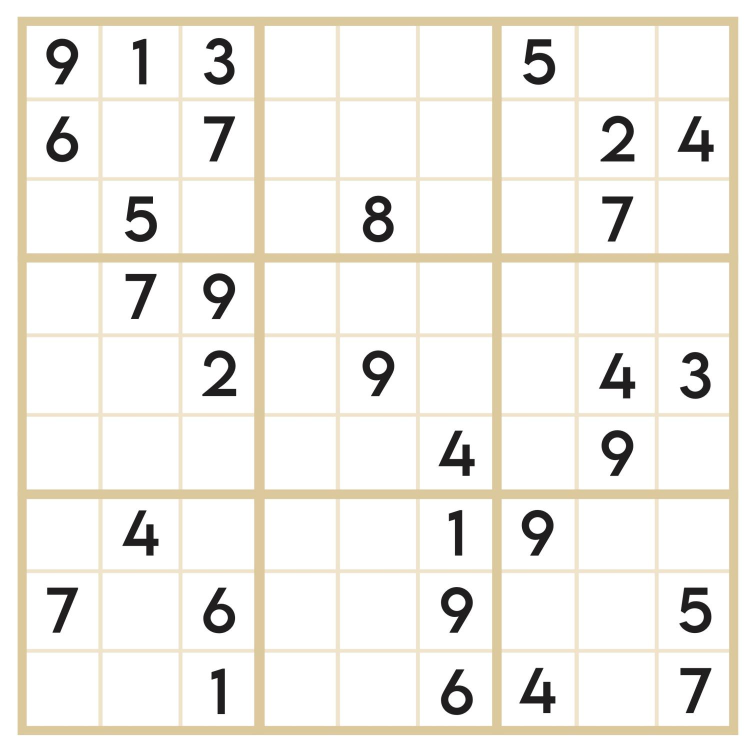
#> input picture sudoku.jpg, 1501 x 1501 px (shown at 1/2 size)
$ python sudoku.py
#> lines starting #> are read from the running program, lines starting #| are printed output that depends on the picture; after the words box and inside, x2 and y2 are one past the last pixel; in counts of white or black regions, pixels touching at a corner belong together
# -*- coding: utf-8 -*-
"""
Created on Thu Aug 22 14:57:32 2024

@author: gaspa
"""

import cv2
import numpy as np

def preprocess_image(image_path):
    # Load the image in grayscale
    image = cv2.imread(image_path, cv2.IMREAD_GRAYSCALE)

    # Apply Gaussian blur to reduce noise and improve edge detection
    blurred = cv2.GaussianBlur(image, (7, 7), 3)

    # Use adaptive thresholding to binarize the image
    thresh = cv2.adaptiveThreshold(blurred, 255, cv2.ADAPTIVE_THRESH_GAUSSIAN_C,
                                   cv2.THRESH_BINARY_INV, 11, 2)

    # Optionally, use morphology to make the digits more distinct
    kernel = np.array([[0, 1, 0],
                       [1, 1, 1],
                       [0, 1, 0]], dtype=np.uint8)
    thresh = cv2.morphologyEx(thresh, cv2.MORPH_CLOSE, kernel)

    return thresh


def extract_grid(thresh):
    # Find contours
    contours, _ = cv2.findContours(thresh, cv2.RETR_EXTERNAL, cv2.CHAIN_APPROX_SIMPLE)

    # Find the largest contour (should be the Sudoku grid)
    largest_contour = max(contours, key=cv2.contourArea)

    # Approximate the contour to a polygon and get bounding box
    peri = cv2.arcLength(largest_contour, True)
    approx = cv2.approxPolyDP(largest_contour, 0.02 * peri, True)

    # If our approximated contour has four points, we can assume it's a square
    if len(approx) == 4:
        points = approx.reshape(4, 2)

    return points

def perspective_transform(image, points):
    # Points should be ordered top-left, top-right, bottom-right, bottom-left
    rect = order_points(points)

    (tl, tr, br, bl) = rect

    # Compute the width and height of the new image
    widthA = np.sqrt(((br[0] - bl[0]) ** 2) + ((br[1] - bl[1]) ** 2))
    widthB = np.sqrt(((tr[0] - tl[0]) ** 2) + ((tr[1] - tl[1]) ** 2))
    maxWidth = max(int(widthA), int(widthB))

    heightA = np.sqrt(((tr[0] - br[0]) ** 2) + ((tr[1] - br[1]) ** 2))
    heightB = np.sqrt(((tl[0] - bl[0]) ** 2) + ((tl[1] - bl[1]) ** 2))
    maxHeight = max(int(heightA), int(heightB))

    # Destination points are a straight top-down view of the grid
    dst = np.array([
        [0, 0],
        [maxWidth - 1, 0],
        [maxWidth - 1, maxHeight - 1],
        [0, maxHeight - 1]], dtype="float32")

    # Compute the perspective transform matrix and apply it
    M = cv2.getPerspectiveTransform(rect, dst)
    warped = cv2.warpPerspective(image, M, (maxWidth, maxHeight))

    return warped

def order_points(pts):
    # Order points based on their x and y coordinates
    rect = np.zeros((4, 2), dtype="float32")
    s = pts.sum(axis=1)
    rect[0] = pts[np.argmin(s)]
    rect[2] = pts[np.argmax(s)]

    diff = np.diff(pts, axis=1)
    rect[1] = pts[np.argmin(diff)]
    rect[3] = pts[np.argmax(diff)]

    return rect

import pytesseract

def extract_digits(grid_image):
    cells = []
    size = grid_image.shape[0] // 9

    for i in range(9):
        row = []
        for j in range(9):
            x, y = j * size, i * size
            cell = grid_image[y:y+size, x:x+size]

            # Show the cell image for debugging
            #cv2.imshow(f'Cell ({i},{j})', cell)
            #cv2.waitKey(0)  # Press any key to close the image window

            digit = extract_digit(cell)
            row.append(digit)
        cells.append(row)

    #cv2.destroyAllWindows()
    return cells


# [39 lines left out: functions is_valid, solve_sudoku, print_board, not called in this run]


def extract_digit(cell):
    # Convert the cell to grayscale if it's not already
    if len(cell.shape) > 2:
        cell = cv2.cvtColor(cell, cv2.COLOR_BGR2GRAY)

    # Resize the cell image to ensure Tesseract works well
    cell = cv2.resize(cell, (32, 32))

    # Apply thresholding to get a binary image
    cell = cv2.threshold(cell, 0, 255, cv2.THRESH_BINARY_INV | cv2.THRESH_OTSU)[1]

    # Use OCR to extract the digit from the cell
    text = pytesseract.image_to_string(cell, config='--psm 10 --oem 3 -c tessedit_char_whitelist=0123456789')

    # Clean the OCR output by removing any non-digit characters
    text = text.strip().replace("\n", "")

    print(f'reading row: "{text}"')

    # Check if the cleaned text is a digit
    return int(text) if text.isdigit() else 0

import random

# [28 lines left out: function print_board_with_hint, not called in this run]

def solve_sudoku_from_image(image_path):
    thresh = preprocess_image(image_path)
#> in preprocess_image, `image = cv2.imread(image_path, cv2.IMREAD_GRAYSCALE)`:
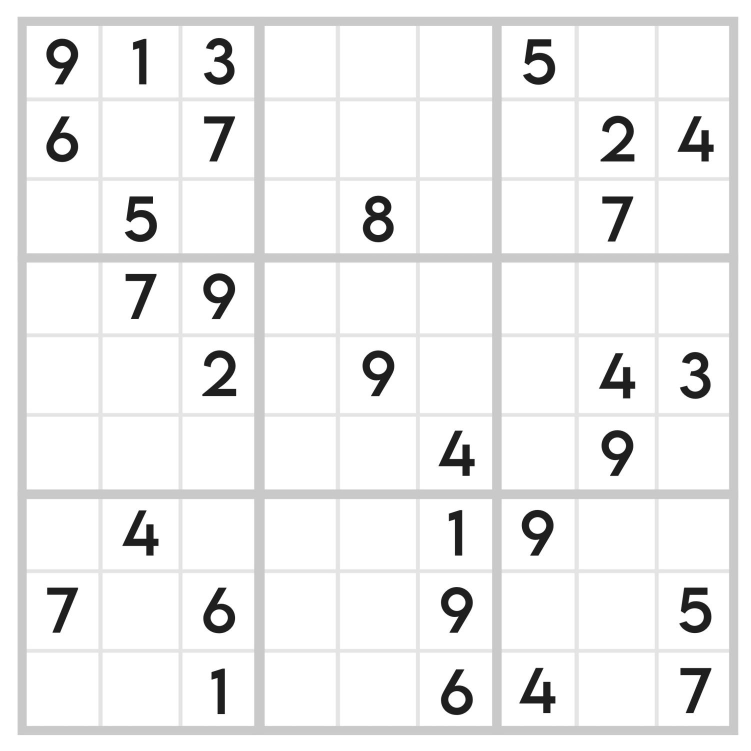
#> image: shape (1501, 1501) (shown at 1/2 size); min 0, max 255, mean 240.9
#> in preprocess_image, `thresh = cv2.adaptiveThreshold(blurred, 255, cv2.ADAPTIVE_THRESH_GAUSS..`:
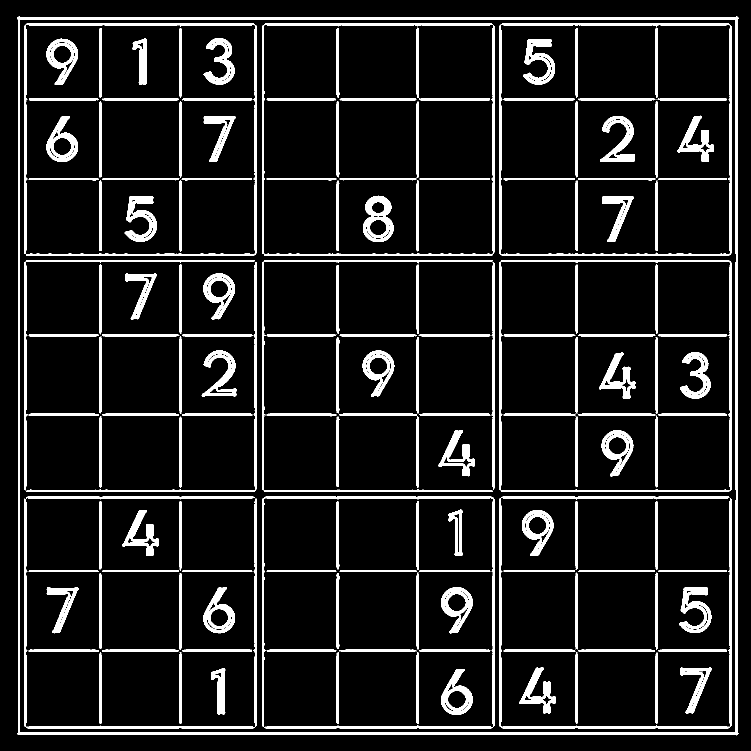
#> thresh: shape (1501, 1501) (shown at 1/2 size); 10.5% white; 169 white regions (11 under 20 px), largest, box (x1, y1, x2, y2) and area: (35, 33, 1477, 1471) 27122, (998, 47, 1463, 512) 7752, (524, 993, 989, 1457) 7693
#> in preprocess_image, `thresh = cv2.morphologyEx(thresh, cv2.MORPH_CLOSE, kernel)`: thresh: shape (1501, 1501); 10.7% white; 152 white regions (4 under 20 px)
    points = extract_grid(thresh)
#> in extract_grid, `contours, _ = cv2.findContours(thresh, cv2.RETR_EXTERNAL, cv2.CHAIN_AP..`: contours = 1 contour; box (x1, y1, x2, y2) and area: (35, 33, 1477, 1471) 2064886
#> in extract_grid, `largest_contour = max(contours, key=cv2.contourArea)`: largest_contour = contour of 82 points, box (x1, y1, x2, y2) (35, 33, 1477, 1471), area 2064886
#> in extract_grid, `peri = cv2.arcLength(largest_contour, True)`: peri = 5767.6
#> in extract_grid, `approx = cv2.approxPolyDP(largest_contour, 0.02 * peri, True)`: approx = [[35, 34], [36, 1469], [1475, 1469], [1474, 33]]
#> points = [[35, 34], [36, 1469], [1475, 1469], [1474, 33]]
    warped = perspective_transform(cv2.imread(image_path), points)
#> in order_points, `rect = np.zeros((4, 2), dtype="float32")`: rect = [[0, 0], [0, 0], [0, 0], [0, 0]]
#> in order_points, `s = pts.sum(axis=1)`: s = [69, 1505, 2944, 1507]
#> in order_points, `diff = np.diff(pts, axis=1)`: diff = [-1, 1433, -6, -1441]
#> in perspective_transform, `rect = order_points(points)`: rect = [[35, 34], [1474, 33], [1475, 1469], [36, 1469]]
#> in perspective_transform, `(tl, tr, br, bl) = rect`: tl = [35, 34]; tr = [1474, 33]; br = [1475, 1469]; bl = [36, 1469]
#> in perspective_transform, `widthA = np.sqrt(((br[0] - bl[0]) ** 2) + ((br[1] - bl[1]) ** 2))`: widthA = 1439
#> in perspective_transform, `heightA = np.sqrt(((tr[0] - br[0]) ** 2) + ((tr[1] - br[1]) ** 2))`: heightA = 1436
#> in perspective_transform, `heightB = np.sqrt(((tl[0] - bl[0]) ** 2) + ((tl[1] - bl[1]) ** 2))`: heightB = 1435
#> in perspective_transform, `maxHeight = max(int(heightA), int(heightB))`: maxHeight = 1436
#> in perspective_transform, `dst = np.array([ [0, 0], [maxWidth - 1, 0], [maxWidth - 1, maxHeight -..`: dst = [[0, 0], [1438, 0], [1438, 1435], [0, 1435]]
#> in perspective_transform, `M = cv2.getPerspectiveTransform(rect, dst)`: M = [[1, -0.000697, -34.98], [0.000695, 1, -34.02], [4.84e-07, -6.75e-10, 1]]
#> in perspective_transform, `warped = cv2.warpPerspective(image, M, (maxWidth, maxHeight))`:
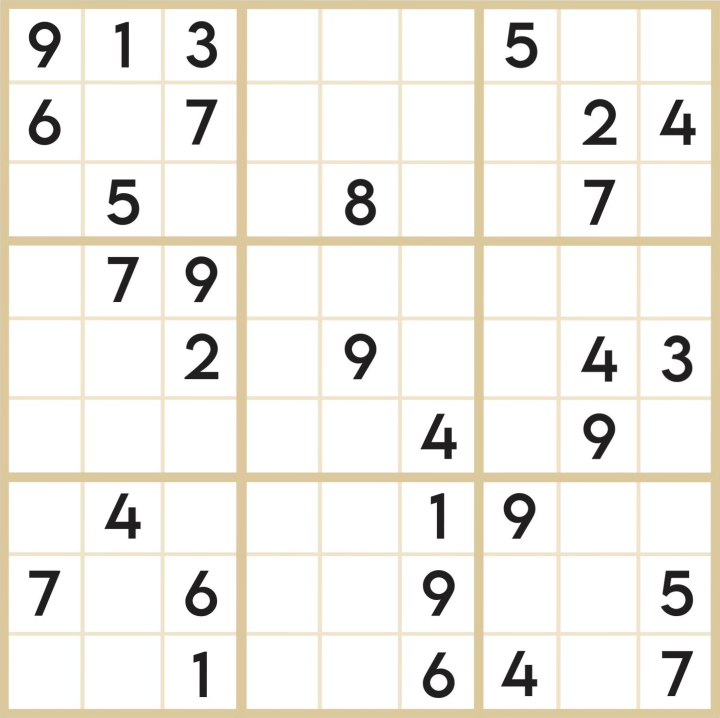
#> warped: shape (1436, 1439, 3) (shown at 1/2 size); mean B, G, R 233.7, 239.6, 242.1
#> in perspective_transform, image is the input picture: shape (1501, 1501, 3); mean B, G, R 235.2, 240.8, 243.1

    # Resize to ensure proper OCR
    resized = cv2.resize(warped, (450, 450))
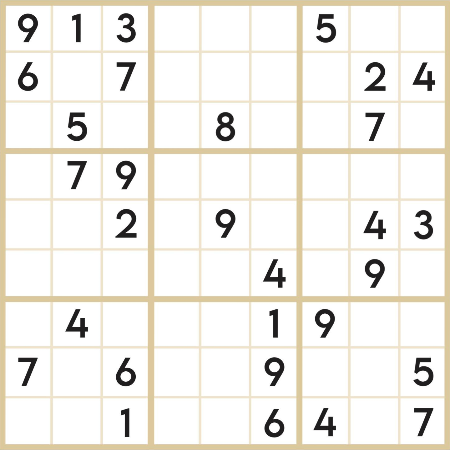
#> resized: shape (450, 450, 3); mean B, G, R 233.5, 239.4, 241.9

    # Extract digits from the image
    board = extract_digits(resized)
#> after the loop in extract_digits, `for i in range(9):`:
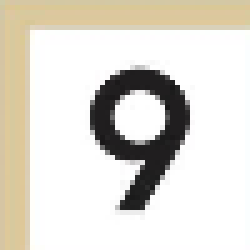
#> cell: shape (50, 50, 3) (shown 5 times larger); mean B, G, R 209.7, 218.7, 222.7
#> after the loop in extract_digits, `for i in range(9):`: cells = []

    # Solve the Sudoku
    if solve_sudoku(board):
        print("Solved Sudoku:")
        print_board(board)
    else:
        print("No solution exists for the given Sudoku.")

    #print_board_with_hint(board)
    return board

#pytesseract.pytesseract.tesseract_cmd = 'C:/OCR/Tesseract-OCR/tesseract.exe'  # your path may be different
pytesseract.pytesseract.tesseract_cmd = r'C:\Program Files\Tesseract-OCR\tesseract.exe'


# Example usage
#> (the run stopped early here; a loop or call above may not have finished)
